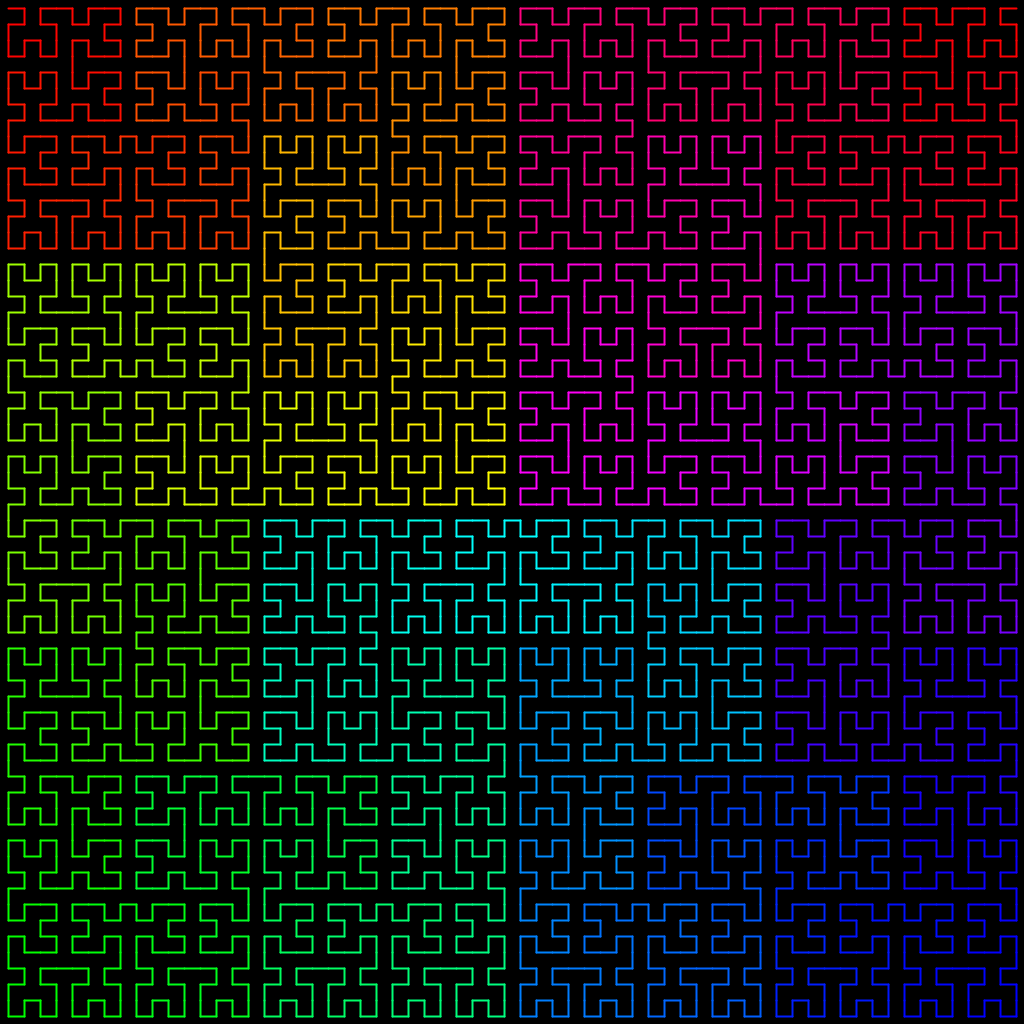
Frame 1 (no input)
Frame 60 (the mouse pressed at the canvas centre just before this capture): identical to frame 1, image omitted
Frame 120 (the mouse held since frame 60 and released just before this capture): identical to frame 1, image omitted

The Processing sketch that drew this single still picture (run headless with seeded random() and noise(); from frame 60 on, the mouse is pressed at the canvas centre):

// Processing sketch: Hilbert
// ── Hilbert.pde
// int order = 1;
// int order = 2;
// int order = 3;
// int order = 4;
int order = 6;
// int order = 8;
int N = int(pow(2, order));
int total = N * N;

PVector[] path = new PVector[total];

void setup() {
    size(1024 , 1024);

    colorMode(HSB, 360, 255, 255); // добавление цвета

    background(0);
    
    for (int i = 0; i < total; i++) {
        // PVector v = hilbert(i);
        path[i] = hilbert(i);
        // float len =0.5 * width / N;
        float len = width / N;
        path[i].mult(len);
        path[i].add(len / 2, len / 2);
    }
}

PVector hilbert(int i) {
    PVector[] points = {
        new PVector(0,0),
            new PVector(0,1),
            new PVector(1,1),
            new PVector(1,0)
        };
    
    int index = i & 3;
    PVector v =  points[index]; //вставлено здесь
    for (int j = 1; j < order; j++) {
        i = i >>> 2;
        index = i & 3;
        
        // return points[index];  points[index] взято отсюда
        
        // float len = order;
        // float len = j * 2;
        float len = pow(2, j);
        
        if (index == 0) {
            float temp = v.x;
            v.x = v.y;
            v.y = temp;
        } else if (index == 1) {
            v.y += len;
        } else if (index == 2) {
            v.x += len;
            v.y += len;
        } else if (index == 3) {
            float temp = len - 1 - v.x;
            v.x = len - 1 - v.y;
            v.y = temp;
            v.x += len;
        }
    }
    return v;
}

int counter = 0;
void draw() {
    background(0);
    
    stroke(255);
    strokeWeight(2);
    noFill();
    // beginShape();
    // for (int i = 0; i < path.length; i++) {
    // for (int i = 0; i < counter; i++) {
    // for (int i = 1; i < counter; i++) {
    for (int i = 1; i < total; i++) { // отрисовка целиком

        float h = map(i,0,path.length,0,360);//карта для заливки цветом
        stroke(h,255,255);
        // vertex(path[i].x, path[i].y); //работает с вершинами
        line(path[i].x, path[i].y, path[i-1].x, path[i-1].y); //работает с линиями
    }
    // endShape();
    
    // strokeWeight(4);
    // for (int i = 0; i < path.length; i++) {
    //     point(path[i].x, path[i].y);
    //     text(i,path[i].x + 5,path[i].y);
    // }

    // counter ++;
    counter +=100;
    // if (counter == path.length) {
    if (counter > path.length) {
        counter = 0;
    }
}
